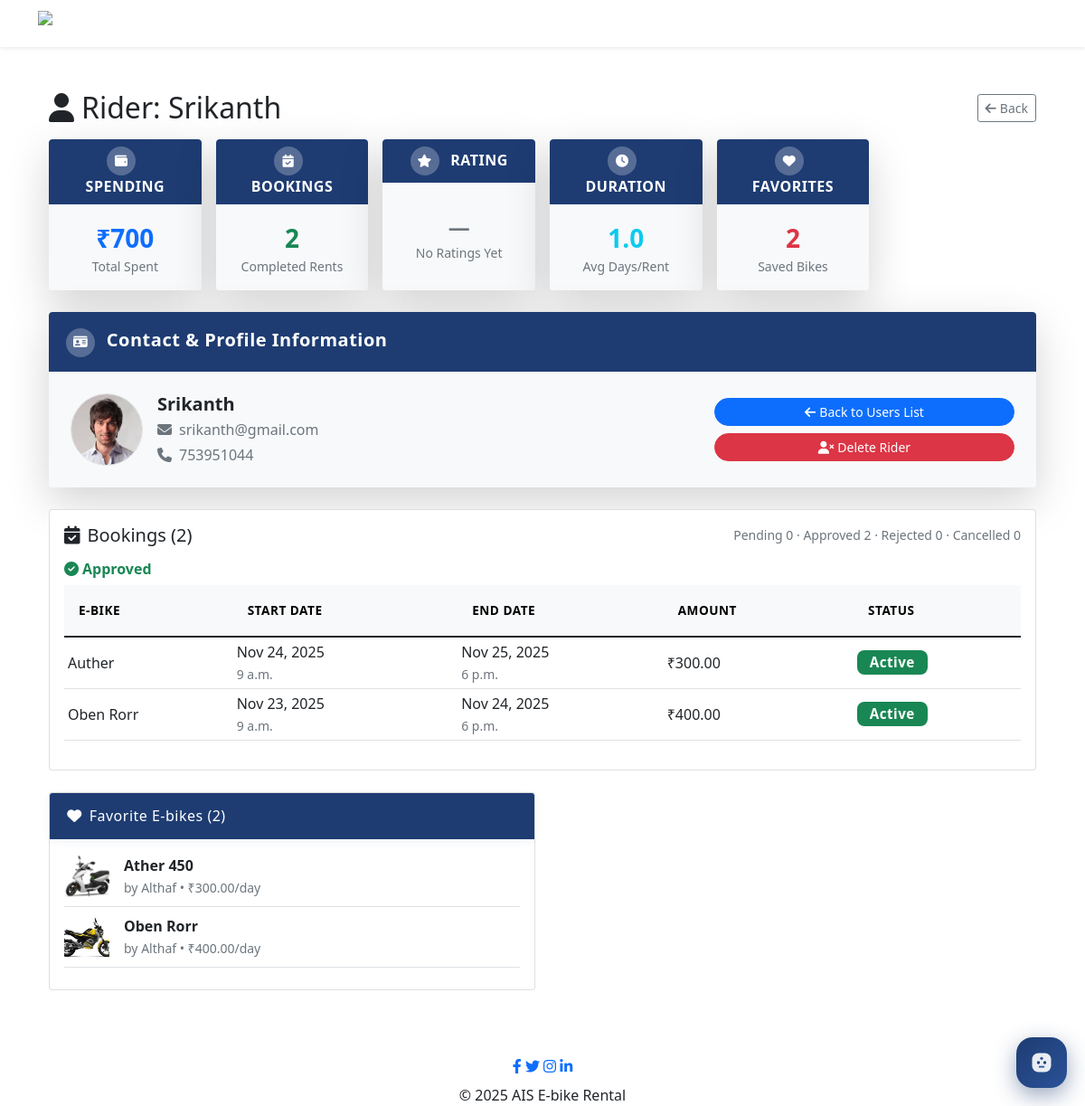
The app's page /admin-dashboard/rider/3/ (signed in) with its own data.
### core/models.py (models this page shows, shortened)
class User(AbstractUser):
    is_rider = models.BooleanField(default=False)
    is_vehicle_provider = models.BooleanField(default=False)
    mobile_number = models.CharField(max_length=15, blank=True, null=True)
    profile_image = models.ImageField(upload_to='profile_images/', blank=True, null=True)
    is_verified_provider = models.BooleanField(default=False, help_text="Admin verification status for vehicle providers")
    verification_notes = models.TextField(blank=True, null=True, help_text="Admin notes about verification")
    registration_fee_paid = models.BooleanField(default=False, help_text="One-time registration fee of ₹100 paid by vehicle providers")

class Booking(models.Model):
    STATUS_CHOICES = [
        ('pending', 'Booking Created - Payment Pending'),
        ('awaiting_approval', 'Payment Successful - Awaiting Admin Approval'),
        ('approved', 'Approved'),
        ('rejected', 'Rejected'),
        ('cancelled', 'Cancelled'),
    ]
    rider = models.ForeignKey(User, on_delete=models.CASCADE, related_name='bookings')
    ebike = models.ForeignKey(EBike, on_delete=models.CASCADE, related_name='bookings')
    start_date = models.DateField(help_text="Format: YYYY-MM-DD")
    start_time = models.TimeField(default="09:00", help_text="Pickup time")
    end_date = models.DateField(help_text="Format: YYYY-MM-DD")
    end_time = models.TimeField(default="18:00", help_text="Return time")
    total_price = models.DecimalField(max_digits=8, decimal_places=2)
    status = models.CharField(max_length=20, choices=STATUS_CHOICES, default='pending')
    is_approved = models.BooleanField(default=False)
    is_rejected = models.BooleanField(default=False)
    is_paid = models.BooleanField(default=False)
    razorpay_payment_id = models.CharField(max_length=100, blank=True, null=True)
    razorpay_order_id = models.CharField(max_length=100, blank=True, null=True)
    created_at = models.DateTimeField(auto_now_add=True, null=True, blank=True)
    updated_at = models.DateTimeField(auto_now=True, null=True, blank=True)
    class Meta:
        ordering = ['-created_at']
    @property
    def days(self):
        if self.start_date and self.end_date:
            start = self.start_date
            end = self.end_date
            if hasattr(start, 'days'):  # timedelta
                pass
            else:
                from datetime import date
                from django.utils.dateparse import parse_date
                if isinstance(start, str):
                    start = parse_date(start)
                if isinstance(end, str):
                    end = parse_date(end)
                if isinstance(start, date) and isinstance(end, date):
                    return (end - start).days
        return 0

class EBike(models.Model):
    name = models.CharField(max_length=100)
    description = models.TextField()
    price_per_day = models.DecimalField(max_digits=6, decimal_places=2)
    price_per_week = models.DecimalField(max_digits=6, decimal_places=2)
    image = models.ImageField(upload_to='ebikes/')
    provider = models.ForeignKey(User, on_delete=models.CASCADE, related_name='ebikes')
    is_available = models.BooleanField(default=True)

class Favorite(models.Model):
    user = models.ForeignKey(User, on_delete=models.CASCADE, related_name='favorites')
    ebike = models.ForeignKey(EBike, on_delete=models.CASCADE, related_name='favorited_by')
    created_at = models.DateTimeField(auto_now_add=True)
    class Meta:
        unique_together = ['user', 'ebike']
        ordering = ['-created_at']

### admin_dashboard/views.py (the view)
# urls.py: path('rider/<int:rider_id>/', views.rider_detail, name='admin_rider_detail'),
@user_passes_test(is_admin)
def rider_detail(request, rider_id):
    rider = get_object_or_404(User, id=rider_id, is_rider=True)
    bookings = Booking.objects.filter(rider=rider).order_by('-created_at')
    pending_bookings = bookings.filter(status='pending')
    approved_bookings = bookings.filter(status='approved')
    rejected_bookings = bookings.filter(status='rejected')
    cancelled_bookings = bookings.filter(status='cancelled')
    reviews = Review.objects.filter(user=rider)
    favorites = Favorite.objects.filter(user=rider).select_related('ebike')
    total_spent = sum(booking.total_price for booking in approved_bookings)
    average_rating = 0
    total_ratings = 0
    for review in reviews:
        total_ratings += review.rating
    if reviews:
        average_rating = total_ratings / len(reviews)
    total_booking_days = sum(booking.days for booking in approved_bookings) if approved_bookings else 0
    average_booking_duration = total_booking_days / len(approved_bookings) if approved_bookings else 0
    context = {
        'rider': rider,
        'pending_bookings': pending_bookings,
        'approved_bookings': approved_bookings,
        'rejected_bookings': rejected_bookings,
        'cancelled_bookings': cancelled_bookings,
        'total_bookings': bookings.count(),
        'reviews': reviews,
        'favorites': favorites,
        'total_spent': total_spent,
        'average_rating': average_rating,
        'total_favorites': favorites.count(),
        'average_booking_duration': average_booking_duration,
        'approved_booking_count': len(approved_bookings),
    }
    return render(request, 'admin_dashboard/rider_detail.html', context)

### templates/admin_dashboard/rider_detail.html (shortened to what this page needs)
{% extends 'core/base.html' %}
{% block content %}
<div class="container-xxl py-4">
  <div class="d-flex justify-content-between align-items-center mb-3">
    <h2 class="mb-0"><i class="fas fa-user me-2"></i>Rider: {{ rider.username }}</h2>
    <a href="{% url 'admin_dashboard' %}#riders" class="btn btn-outline-secondary btn-sm"><i class="fas fa-arrow-left me-1"></i>Back</a>
  </div>
  <div class="row g-3 mb-4">
    <div class="col-md-2">
      <div class="card text-center h-100 border-0 shadow-lg rounded-4 overflow-hidden">
        <div class="card-header bg-gradient-primary text-white border-0 py-2">
          <div class="d-inline-flex align-items-center justify-content-center rounded-circle bg-white bg-opacity-25 me-2" style="width: 32px; height: 32px;">
            <i class="fas fa-wallet text-white fa-sm"></i>
          </div>
          <span class="fw-bold fs-6 text-uppercase">Spending</span>
        </div>
        <div class="card-body bg-light py-3 d-flex align-items-center justify-content-center" style="min-height: 80px;">
          <div>
            <div class="fs-3 fw-bold text-primary">₹{{ total_spent|floatformat:0 }}</div>
            <div class="small text-muted fw-medium">Total Spent</div>
          </div>
        </div>
      </div>
    </div>
    <div class="col-md-2">
      <div class="card text-center h-100 border-0 shadow-lg rounded-4 overflow-hidden">
        <div class="card-header bg-gradient-success text-white border-0 py-2">
          <div class="d-inline-flex align-items-center justify-content-center rounded-circle bg-white bg-opacity-25 me-2" style="width: 32px; height: 32px;">
            <i class="fas fa-calendar-check text-white fa-sm"></i>
          </div>
          <span class="fw-bold fs-6 text-uppercase">Bookings</span>
        </div>
        <div class="card-body bg-light py-3 d-flex align-items-center justify-content-center" style="min-height: 80px;">
          <div>
            <div class="fs-3 fw-bold text-success">{{ approved_booking_count }}</div>
            <div class="small text-muted fw-medium">Completed Rents</div>
          </div>
        </div>
      </div>
    </div>
    <div class="col-md-2">
      <div class="card text-center h-100 border-0 shadow-lg rounded-4 overflow-hidden">
        <div class="card-header bg-gradient-warning text-white border-0 py-2">
          <div class="d-inline-flex align-items-center justify-content-center rounded-circle bg-white bg-opacity-25 me-2" style="width: 32px; height: 32px;">
            <i class="fas fa-star text-white fa-sm"></i>
          </div>
          <span class="fw-bold fs-6 text-uppercase">Rating</span>
        </div>
        <div class="card-body bg-light py-3 d-flex align-items-center justify-content-center" style="min-height: 80px;">
          <div>
            {% if average_rating %}
              <div class="fs-4 fw-bold text-warning">{{ average_rating|floatformat:1 }} <i class="fas fa-star"></i></div>
              <div class="small text-muted fw-medium">Average Score</div>
            {% else %}
              <div class="fs-4 fw-bold text-muted">—</div>
              <div class="small text-muted fw-medium">No Ratings Yet</div>
            {% endif %}
          </div>
        </div>
      </div>
    </div>
    <div class="col-md-2">
      <div class="card text-center h-100 border-0 shadow-lg rounded-4 overflow-hidden">
        <div class="card-header bg-gradient-info text-white border-0 py-2">
          <div class="d-inline-flex align-items-center justify-content-center rounded-circle bg-white bg-opacity-25 me-2" style="width: 32px; height: 32px;">
            <i class="fas fa-clock text-white fa-sm"></i>
          </div>
          <span class="fw-bold fs-6 text-uppercase">Duration</span>
        </div>
        <div class="card-body bg-light py-3 d-flex align-items-center justify-content-center" style="min-height: 80px;">
          <div>
            {% if average_booking_duration %}
              <div class="fs-3 fw-bold text-info">{{ average_booking_duration|floatformat:1 }}</div>
              <div class="small text-muted fw-medium">Avg Days/Rent</div>
            {% else %}
              <div class="fs-4 fw-bold text-muted">—</div>
              <div class="small text-muted fw-medium">No Rentals Yet</div>
            {% endif %}
          </div>
        </div>
      </div>
    </div>
    <div class="col-md-2">
      <div class="card text-center h-100 border-0 shadow-lg rounded-4 overflow-hidden">
        <div class="card-header bg-gradient-danger text-white border-0 py-2">
          <div class="d-inline-flex align-items-center justify-content-center rounded-circle bg-white bg-opacity-25 me-2" style="width: 32px; height: 32px;">
            <i class="fas fa-heart text-white fa-sm"></i>
          </div>
          <span class="fw-bold fs-6 text-uppercase">Favorites</span>
        </div>
        <div class="card-body bg-light py-3 d-flex align-items-center justify-content-center" style="min-height: 80px;">
          <div>
            <div class="fs-3 fw-bold text-danger">{{ total_favorites }}</div>
            <div class="small text-muted fw-medium">Saved Bikes</div>
          </div>
        </div>
      </div>
    </div>
  </div>
  <div class="row g-3 mb-4">
    <div class="col-12">
      <div class="card border-0 shadow-lg rounded-4 overflow-hidden">
        <div class="card-header bg-gradient-dark text-white border-0 py-3">
          <div class="d-inline-flex align-items-center justify-content-center rounded-circle bg-white bg-opacity-25 me-2" style="width: 32px; height: 32px;">
            <i class="fas fa-id-card text-white fa-sm"></i>
          </div>
          <span class="fw-bold fs-5">Contact & Profile Information</span>
        </div>
        <div class="card-body bg-light p-4">
          <div class="row align-items-center">
            <div class="col-md-8">
              <div class="d-flex align-items-center">
                <img src="{% if rider.profile_image %}{{ rider.profile_image.url }}{% else %}https://api.dicebear.com/7.x/avataaars/svg?seed={{ rider.username }}{% endif %}"
                     alt="{{ rider.username }}" class="rounded-circle me-3 border" style="width: 80px; height: 80px; object-fit: cover;" />
                <div>
                  <h5 class="fw-bold mb-1 text-dark">{{ rider.username }}</h5>
                  <p class="mb-1 text-muted"><i class="fas fa-envelope me-2"></i>{{ rider.email }}</p>
                  <p class="mb-0 text-muted"><i class="fas fa-phone me-2"></i>{{ rider.mobile_number|default:'Phone not provided' }}</p>
                </div>
              </div>
            </div>
            <div class="col-md-4 text-end">
              <div class="d-flex flex-column gap-2">
                <a href="{% url 'admin_dashboard' %}#riders" class="btn btn-primary btn-sm rounded-pill">
                  <i class="fas fa-arrow-left me-1"></i>Back to Users List
                </a>
                <button class="btn btn-danger btn-sm rounded-pill" onclick="deleteRider()">
                  <i class="fas fa-user-times me-1"></i>Delete Rider
                </button>
              </div>
            </div>
          </div>
        </div>
      </div>
    </div>
  </div>
  <div class="row g-3 mb-4">
    <div class="col-md-12">
      <div class="card h-100">
        <div class="card-body">
          <div class="d-flex justify-content-between align-items-center mb-3">
            <h5 class="mb-0"><i class="fas fa-calendar-check me-2"></i>Bookings ({{ total_bookings }})</h5>
            <div class="small text-muted">
              Pending {{ pending_bookings|length }} · Approved {{ approved_bookings|length }} · Rejected {{ rejected_bookings|length }} · Cancelled {{ cancelled_bookings|length }}
            </div>
          </div>
          {% if total_bookings == 0 %}
            <div class="text-center text-muted py-5">
              <i class="fas fa-calendar-times fa-2x mb-2"></i>
              <div>No bookings yet.</div>
            </div>
          {% else %}
            <div class="row g-3">
              {% if approved_bookings %}
              <div class="col-12">
                <h6 class="fw-bold text-success"><i class="fas fa-check-circle me-1"></i>Approved</h6>
                <div class="table-responsive">
                  <table class="table table-sm align-middle">
                    <thead class="table-light">
                      <tr>
                        <th>E-bike</th><th>Start Date</th><th>End Date</th><th>Amount</th><th>Status</th>
                      </tr>
                    </thead>
                    <tbody>
                      {% for booking in approved_bookings %}
                      <tr>
                        <td>{{ booking.ebike.name }}</td>
                        <td>{{ booking.start_date|date:'M d, Y' }}<br><small class="text-muted">{{ booking.start_time }}</small></td>
                        <td>{{ booking.end_date|date:'M d, Y' }}<br><small class="text-muted">{{ booking.end_time }}</small></td>
                        <td>₹{{ booking.total_price }}</td>
                        <td><span class="badge bg-success">Active</span></td>
                      </tr>
                      {% endfor %}
                    </tbody>
                  </table>
                </div>
              </div>
              {% endif %}
            </div>
          {% endif %}
        </div>
      </div>
    </div>
  </div>
  <div class="row g-3">
    {% if favorites %}
    <div class="col-md-6">
      <div class="card">
        <div class="card-header">
          <h6 class="mb-0"><i class="fas fa-heart me-2"></i>Favorite E-bikes ({{ favorites|length }})</h6>
        </div>
        <div class="card-body" style="max-height: 300px; overflow-y: auto;">
          {% for favorite in favorites %}
          <div class="d-flex align-items-center border-bottom pb-2 mb-2">
            <img src="{{ favorite.ebike.image.url }}" alt="{{ favorite.ebike.name }}" class="rounded me-3" style="width:50px;height:50px;object-fit:cover;">
            <div>
              <strong>{{ favorite.ebike.name }}</strong><br>
              <small class="text-muted">by {{ favorite.ebike.provider.username }} • ₹{{ favorite.ebike.price_per_day }}/day</small>
            </div>
          </div>
          {% endfor %}
        </div>
      </div>
    </div>
    {% endif %}
  </div>
</div>
{% endblock %}

### records on screen
User: username "Srikanth", profile_image (picture), email "srikanth@gmail.com", mobile_number "753951044"
Booking: ebike.name "Auther", start_date "Nov 24, 2025", start_time "9 a.m.", end_date "Nov 25, 2025", end_time "6 p.m.", total_price "300.00"
Booking: ebike.name "Oben Rorr", start_date "Nov 23, 2025", start_time "9 a.m.", end_date "Nov 24, 2025", end_time "6 p.m.", total_price "400.00"
Favorite: ebike.image (picture), ebike.name "Ather 450", ebike.provider.username "Althaf", ebike.price_per_day "300.00"
Favorite: ebike.image (picture), ebike.name "Oben Rorr", ebike.provider.username "Althaf", ebike.price_per_day "400.00"

### other values on screen
{{ total_spent|floatformat:0 }} "700"
{{ approved_booking_count }} "2"
{{ average_booking_duration|floatformat:1 }} "1.0"
{{ total_favorites }} "2"
{{ total_bookings }} "2"
{{ pending_bookings|length }} "0"
{{ approved_bookings|length }} "2"
{{ rejected_bookings|length }} "0"
{{ cancelled_bookings|length }} "0"
{{ favorites|length }} "2"
